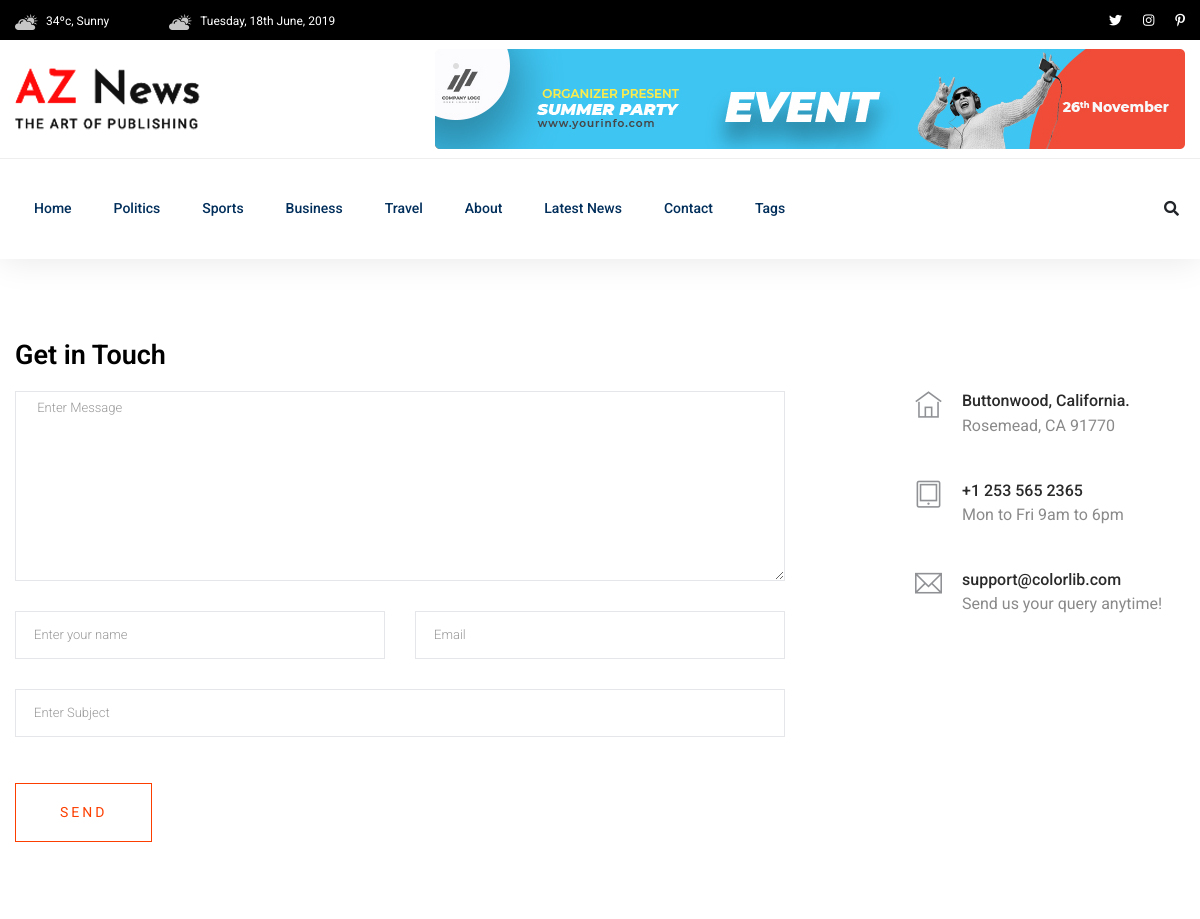
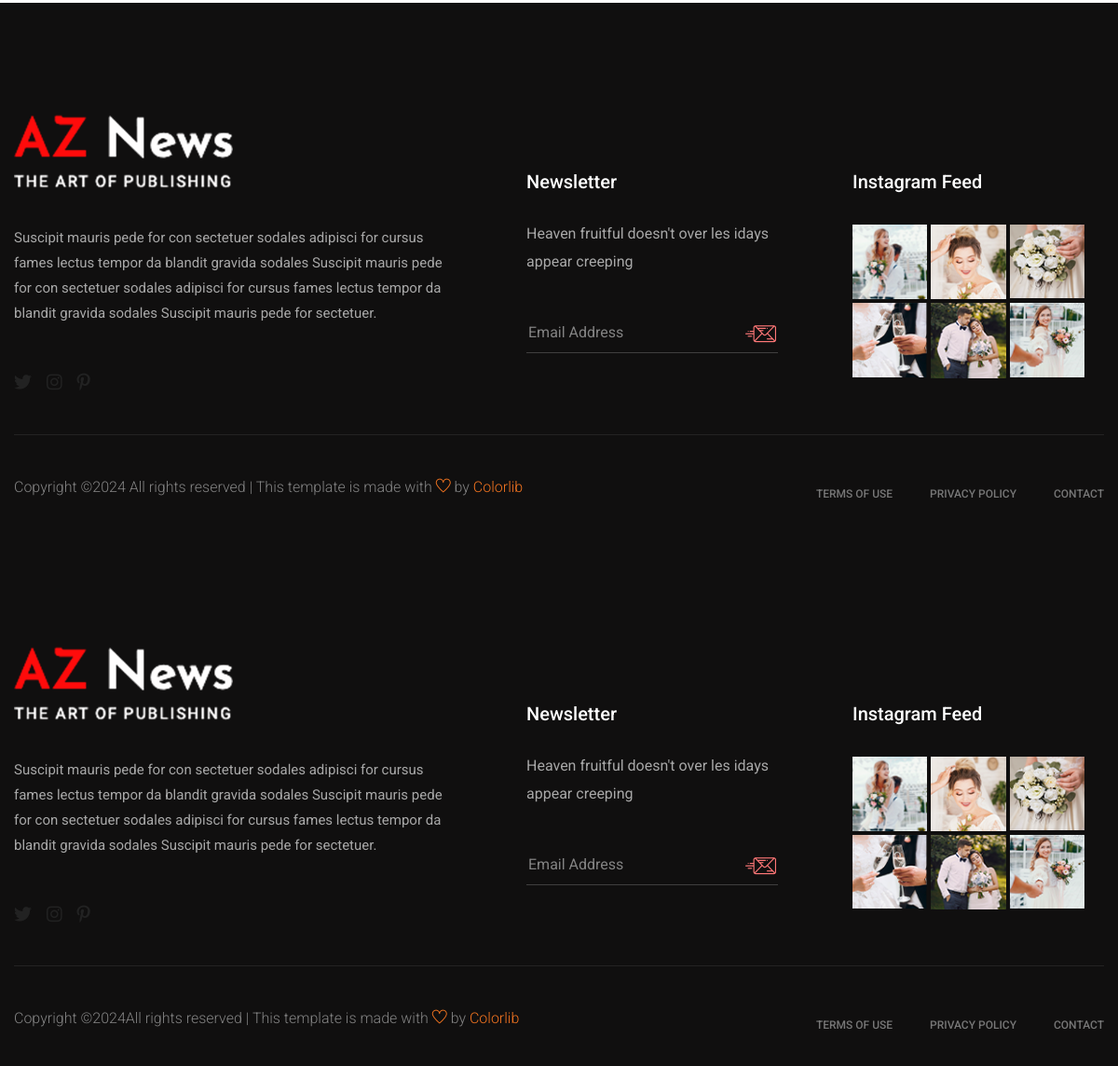
Page /contact/ on the committed database (2 pictures, top to bottom).
### newspaper/models.py (models this page shows, shortened)
class TimeStampModel(models.Model):
    created_at = models.DateTimeField(auto_now_add=True)
    updated_at = models.DateTimeField(auto_now=True)
    class Meta:
        abstract = True

class Category(TimeStampModel):
    name= models.CharField(max_length=100)

### newspaper/views.py (the view, shortened to what this page needs)
# urls.py: path("contact/",views.ContactView.as_view(),name="contact"),
class ContactView(View):
    template_name= "aznews/contact.html"
    def get(self, request):
        return render(request, self.template_name)

### newspaper/navigation.py (called while the page is built)
def navigation(request):
    categories = Category.objects.all()[:4]
    tags = Tag.objects.all()[:10]
    trending_posts= Post.objects.filter(
        published_at__isnull = False, status="active"
    ).order_by("-views_count")[:3]
    return{
        "categories": categories,
        "tags": tags,
        "trending_posts": trending_posts,
    }

### templates/aznews/contact.html (shortened to what this page needs)
{% extends "aznews/base.html" %}
{% block content %}
    <section class="contact-section">
            <div class="container">
                <div class="row">
                    <div class="col-12">
                        <h2 class="contact-title">Get in Touch</h2>
                    </div>
                    <div class="col-lg-8">
                        <form class="form-contact contact_form" action="" method="post" id="contactForm" novalidate="novalidate">
                            <div class="row">
                                <div class="col-12">
                                    <div class="form-group">
                                        <textarea class="form-control w-100"
                                                    name="message"
                                                    id="message"
                                                    cols="30"
                                                    rows="9" onfocus="this.placeholder = ''" onblur="this.placeholder = 'Enter Message'" placeholder=" Enter Message"></textarea>
                                    </div>
                                </div>
                                <div class="col-sm-6">
                                    <div class="form-group">
                                        <input class="form-control valid" name="name" id="name" type="text" onfocus="this.placeholder = ''" onblur="this.placeholder = 'Enter your name'" placeholder="Enter your name">
                                    </div>
                                </div>
                                <div class="col-sm-6">
                                    <div class="form-group">
                                        <input class="form-control valid" name="email" id="email" type="email" onfocus="this.placeholder = ''" onblur="this.placeholder = 'Enter email address'" placeholder="Email">
                                    </div>
                                </div>
                                <div class="col-12">
                                    <div class="form-group">
                                        <input class="form-control" name="subject" id="subject" type="text" onfocus="this.placeholder = ''" onblur="this.placeholder = 'Enter Subject'" placeholder="Enter Subject">
                                    </div>
                                </div>
                            </div>
                            <div class="form-group mt-3">
                                <button type="submit" class="button button-contactForm boxed-btn">Send</button>
                            </div>
                        </form>
                    </div>
                    <div class="col-lg-3 offset-lg-1">
                        <div class="media contact-info">
                            <span class="contact-info__icon"><i class="ti-home"></i></span>
                            <div class="media-body">
                                <h3>Buttonwood, California.</h3>
                                <p>Rosemead, CA 91770</p>
                            </div>
                        </div>
                        <div class="media contact-info">
                            <span class="contact-info__icon"><i class="ti-tablet"></i></span>
                            <div class="media-body">
                                <h3>+1 253 565 2365</h3>
                                <p>Mon to Fri 9am to 6pm</p>
                            </div>
                        </div>
                        <div class="media contact-info">
                            <span class="contact-info__icon"><i class="ti-email"></i></span>
                            <div class="media-body">
                                <h3>support@colorlib.com</h3>
                                <p>Send us your query anytime!</p>
                            </div>
                        </div>
                    </div>
                </div>
            </div>
    </section>
    <footer>
        <div class="footer-area footer-padding fix">
             <div class="container">
                 <div class="row d-flex justify-content-between">
                     <div class="col-xl-5 col-lg-5 col-md-7 col-sm-12">
                         <div class="single-footer-caption">
                             <div class="single-footer-caption">
                                 <div class="footer-logo">
                                     <a href="index.html"><img src="assets/img/logo/logo2_footer.png" alt=""></a>
                                 </div>
                                 <div class="footer-tittle">
                                     <div class="footer-pera">
                                         <p>Suscipit mauris pede for con sectetuer sodales adipisci for cursus fames lectus tempor da blandit gravida sodales  Suscipit mauris pede for con sectetuer sodales adipisci for cursus fames lectus tempor da blandit gravida sodales  Suscipit mauris pede for sectetuer.</p>
                                     </div>
                                 </div>
                                 <div class="footer-social">
                                     <a href="#"><i class="fab fa-twitter"></i></a>
                                     <a href="#"><i class="fab fa-instagram"></i></a>
                                     <a href="#"><i class="fab fa-pinterest-p"></i></a>
                                 </div>
                             </div>
                         </div>
                     </div>
                     <div class="col-xl-3 col-lg-3 col-md-4  col-sm-6">
                         <div class="single-footer-caption mt-60">
                             <div class="footer-tittle">
                                 <h4>Newsletter</h4>
                                 <p>Heaven fruitful doesn't over les idays appear creeping</p>
                                 <div class="footer-form" >
                                     <div id="mc_embed_signup">
                                         <form target="_blank" action="https://spondonit.us12.list-manage.com/subscribe/post?u=1462626880ade1ac87bd9c93a&amp;id=92a4423d01"
                                         method="get" class="subscribe_form relative mail_part">
                                             <input type="email" name="email" id="newsletter-form-email" placeholder="Email Address"
                                             class="placeholder hide-on-focus" onfocus="this.placeholder = ''"
                                             onblur="this.placeholder = ' Email Address '">
                                             <div class="form-icon">
                                             <button type="submit" name="submit" id="newsletter-submit"
                                             class="email_icon newsletter-submit button-contactForm"><img src="assets/img/logo/form-iocn.png" alt=""></button>
                                             </div>
                                         </form>
                                     </div>
                                 </div>
                             </div>
                         </div>
                     </div>
                     <div class="col-xl-3 col-lg-3 col-md-5 col-sm-6">
                         <div class="single-footer-caption mb-50 mt-60">
                             <div class="footer-tittle">
                                 <h4>Instagram Feed</h4>
                             </div>
                             <div class="instagram-gellay">
                                 <ul class="insta-feed">
                                     <li><a href="#"><img src="assets/img/post/instra1.jpg" alt=""></a></li>
                                     <li><a href="#"><img src="assets/img/post/instra2.jpg" alt=""></a></li>
                                     <li><a href="#"><img src="assets/img/post/instra3.jpg" alt=""></a></li>
                                     <li><a href="#"><img src="assets/img/post/instra4.jpg" alt=""></a></li>
                                     <li><a href="#"><img src="assets/img/post/instra5.jpg" alt=""></a></li>
                                     <li><a href="#"><img src="assets/img/post/instra6.jpg" alt=""></a></li>
                                 </ul>
                             </div>
                         </div>
                     </div>
                 </div>
             </div>
         </div>
        <div class="footer-bottom-area">
            <div class="container">
                <div class="footer-border">
                     <div class="row d-flex align-items-center justify-content-between">
                         <div class="col-lg-6">
                             <div class="footer-copy-right">
                                 <p>
  Copyright &copy;<script>document.write(new Date().getFullYear());</script> All rights reserved | This template is made with <i class="ti-heart" aria-hidden="true"></i> by <a href="https://colorlib.com" target="_blank">Colorlib</a>
  </p>
                             </div>
                         </div>
                         <div class="col-lg-6">
                             <div class="footer-menu f-right">
                                 <ul>
                                     <li><a href="#">Terms of use</a></li>
                                     <li><a href="#">Privacy Policy</a></li>
                                     <li><a href="#">Contact</a></li>
                                 </ul>
                             </div>
                         </div>
                     </div>
                </div>
            </div>
        </div>
    </footer>
    </body>
    </html>
{% endblock content %}

### templates/aznews/header.html (shortened to what this page needs)
{% load static %}
<header>
    <div class="header-area">
      <div class="main-header">
        <div class="header-top black-bg d-none d-md-block">
          <div class="container">
            <div class="col-xl-12">
              <div class="row d-flex justify-content-between align-items-center">
                <div class="header-info-left">
                  <ul>
                    <li>
                      <img src="{% static 'aznews/assets/img/icon/header_icon1.png' %}" alt="" />34ºc, Sunny
                    </li>
                    <li>
                      <img src="{% static 'aznews/assets/img/icon/header_icon1.png' %}" alt="" />Tuesday, 18th June, 2019
                    </li>
                  </ul>
                </div>
                <div class="header-info-right">
                  <ul class="header-social">
                    <li>
                      <a href="#"><i class="fab fa-twitter"></i></a>
                    </li>
                    <li>
                      <a href="#"><i class="fab fa-instagram"></i></a>
                    </li>
                    <li>
                      <a href="#"><i class="fab fa-pinterest-p"></i></a>
                    </li>
                  </ul>
                </div>
              </div>
            </div>
          </div>
        </div>
        <div class="header-mid d-none d-md-block">
          <div class="container">
            <div class="row d-flex align-items-center">
              <div class="col-xl-3 col-lg-3 col-md-3">
                <div class="logo">
                  <a href="/"><img src="{% static 'aznews/assets/img/logo/logo.png' %}" alt="" /></a>
                </div>
              </div>
              <div class="col-xl-9 col-lg-9 col-md-9">
                <div class="header-banner f-right">
                  <img src="{% static 'aznews/assets/img/hero/header_card.jpg" alt="" />
                </div>
              </div>
            </div>
          </div>
        </div>
        <div class="header-bottom header-sticky">
          <div class="container">
            <div class="row align-items-center">
              <div class="col-xl-10 col-lg-10 col-md-12 header-flex">
                <div class="main-menu d-none d-md-block">
                  <nav>
                    <ul id="navigation">
                      <li>
                        <a href="/">Home</a>
                      </li>
                      {% for category in categories %}
                      <li>
                        <a href="{% url 'post-by-category' category.pk %}">{{ category.name }}</a>
                      </li>
                      {% endfor %}
                      <li>
                        <a href="{% url 'about' %}">About</a>
                      </li>
                      <li>
                        <a href="{% url 'post-list' %}">Latest News</a>
                      </li>
                      <li>
                        <a href="{% url 'contact' %}">Contact</a>
                      </li>
                      <li>
                        <a href="#">Tags</a>
                      </li>
                    </ul>
                  </nav>
                </div>
              </div>
              <div class="col-xl-2 col-lg-2 col-md-4">
                <div class="header-right-btn f-right d-none d-lg-block">
                  <i class="fas fa-search special-tag"></i>
                </div>
              </div>
              <div class="col-12">
              </div>
            </div>
          </div>
        </div>
      </div>
    </div>
  </header>

### rows in the picture
Category: name "Politics"
Category: name "Sports"
Category: name "Business"
Category: name "Travel"
